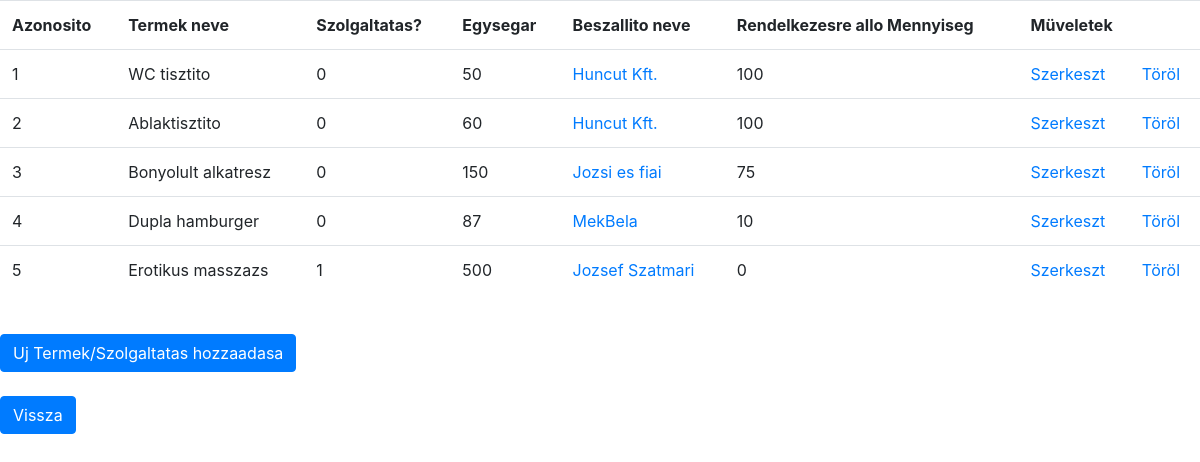
The app's page /artikelsList.php with its own data.
### tables this page shows
CREATE TABLE IF NOT EXISTS `term_szolg` (
  `Term_szolgID` int(10) UNSIGNED NOT NULL AUTO_INCREMENT,
  `nev` varchar(50) DEFAULT NULL,
  `isSzolgaltatas` tinyint(1) DEFAULT NULL,
  `egysegar` int(11) DEFAULT NULL,
  `BeszallitoID` int(10) UNSIGNED DEFAULT NULL,
  `mennyiseg` int(11) DEFAULT NULL,
  PRIMARY KEY (`Term_szolgID`),
  KEY `BeszallitoID` (`BeszallitoID`)
);

CREATE TABLE IF NOT EXISTS `beszallitok` (
  `BeszallitoID` int(10) UNSIGNED NOT NULL AUTO_INCREMENT,
  `nev` varchar(50) DEFAULT NULL,
  `email` varchar(50) DEFAULT NULL,
  `telefon` varchar(50) DEFAULT NULL,
  `szekhely` varchar(50) DEFAULT NULL,
  PRIMARY KEY (`BeszallitoID`)
);

### artikelsList.php (the view, shortened to what this page needs)
<?php
    $conn = new mysqli("localhost", "root", "", "iwyrwv_testdb");
    $sql_query = "SELECT `term_szolg`.*, `beszallitok`.`nev` AS `BeszallitoNev` FROM `term_szolg` ";
    $sql_query .= "LEFT JOIN `beszallitok` ON `term_szolg`.`BeszallitoID` = `beszallitok`.`BeszallitoID`";
    $result_set=$conn->query($sql_query);
?>
<!DOCTYPE html>
<html>
<head>
    <link rel="stylesheet" href="https://cdn.jsdelivr.net/npm/bootstrap@4.3.1/dist/css/bootstrap.min.css">
</head>
<body>
    <table class="table">
    <tr>
        <th>Azonosito</th>
        <th>Termek neve</th>
        <th>Szolgaltatas?</th>
        <th>Egysegar</th>
        <th>Beszallito neve</th>
        <th>Rendelkezesre allo Mennyiseg</th>
        <th colspan="2">Müveletek</th>
    </tr>
    <?php
    if(mysqli_num_rows($result_set)>0)
    {
        while($row=mysqli_fetch_row($result_set))
        {
            ?>
            <tr>
                <td><?php echo $row[0]; ?></td>
                <td><?php echo $row[1]; ?></td>
                <td><?php echo $row[2]; ?></td>
                <td><?php echo $row[3]; ?></td>
                <td><a href='suppliersList.php'><?php echo $row[6]; ?></td>
                <td><?php echo $row[5]; ?></a></td>
                <td><a href="artikelsEdit.php?id=<?php echo $row[0];?>">Szerkeszt</a></td>
                <td><a href="javascript:delete_id(<?php echo $row[0]; ?>)">Töröl</a></td>
            </tr>
            <?php
        }
    }
    else
    {
        ?>
        <tr>
        <th colspan="4">Nem talalhato Vevö az adatbazisban</th>
        </tr>
        <?php
    }
        ?>
    </table>
    <br>
    <a href="artikelsAdd.php" class="btn btn-primary">Uj Termek/Szolgaltatas hozzaadasa</a>
    <br>
    <br>
    <a href="index.html" class="btn btn-primary">Vissza</a>
</body>
</html>

### records on screen
term_szolg: Term_szolgID "1", nev "WC tisztito", isSzolgaltatas "0", egysegar "50", BeszallitoID.nev "Huncut Kft.", mennyiseg "100"
term_szolg: Term_szolgID "2", nev "Ablaktisztito", isSzolgaltatas "0", egysegar "60", BeszallitoID.nev "Huncut Kft.", mennyiseg "100"
term_szolg: Term_szolgID "3", nev "Bonyolult alkatresz", isSzolgaltatas "0", egysegar "150", BeszallitoID.nev "Jozsi es fiai", mennyiseg "75"
term_szolg: Term_szolgID "4", nev "Dupla hamburger", isSzolgaltatas "0", egysegar "87", BeszallitoID.nev "MekBela", mennyiseg "10"
term_szolg: Term_szolgID "5", nev "Erotikus masszazs", isSzolgaltatas "1", egysegar "500", BeszallitoID.nev "Jozsef Szatmari", mennyiseg "0"
